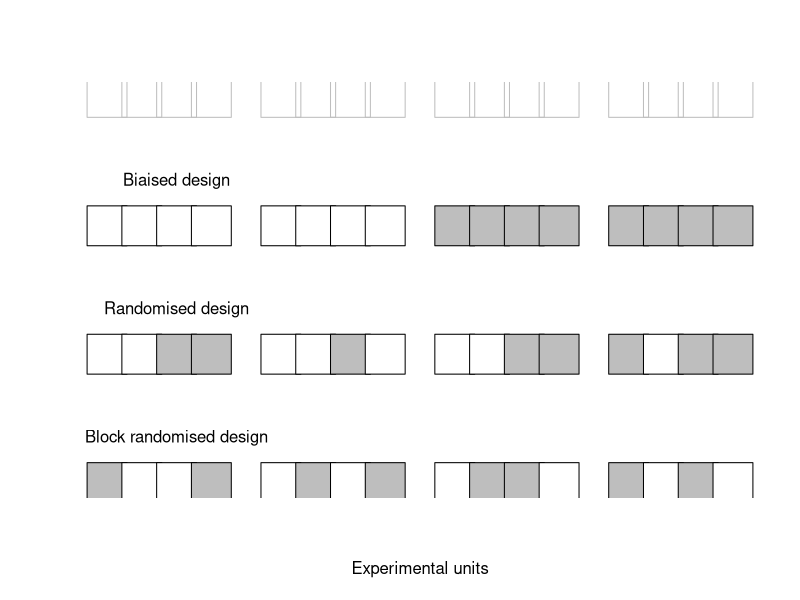
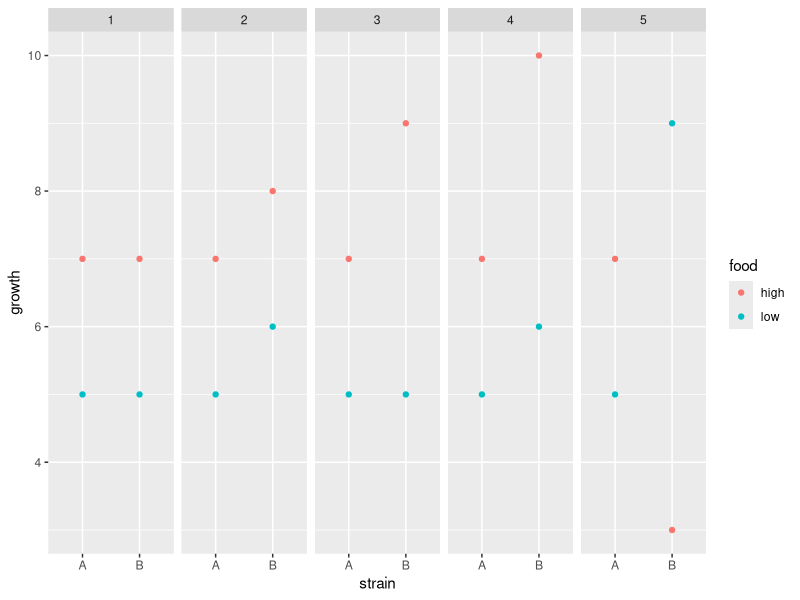
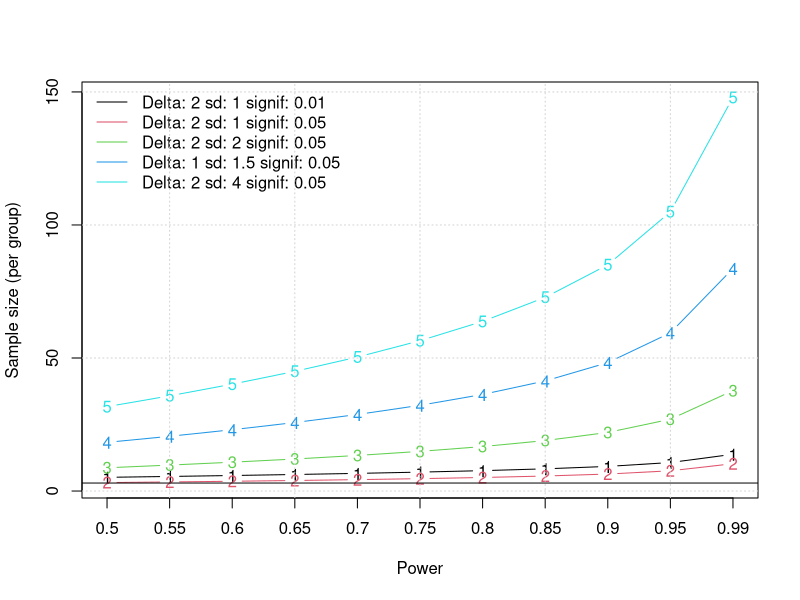

Write the R code that produced these figures, in order.
pdf("moredesigns.pdf", width = 10, height = 9)

library("ggplot2")

xs <- c(1:4, 6:9, 11:14, 16:19)
cex <- 6

plot(0, type = "n", xlim = range(xs), ylim = c(1,4),
     xlab = "Experimental units", ylab = "",
     xaxt = "n", yaxt = "n", bty = "n")

points(xs, rep(4, 16), pch = 22, cex = cex, col = "grey")

points(xs, rep(3, 16), pch = 22, cex = cex, col = "black",
       bg = rep(c("white", "grey"), each = 8))

points(xs, rep(2, 16), pch = 22, cex = cex, col = "black",
       bg = c("white", "white", "grey", "grey",
              "white", "white", "grey", "white",
              "white", "white", "grey", "grey",
              "grey", "white", "grey", "grey"))

points(xs, rep(1, 16), pch = 22, cex = cex, col = "black",
       bg = c("grey", "white", "white", "grey",
              "white", "grey", "white", "grey",
              "white", "grey", "grey", "white",
              "grey", "white", "grey", "white"))

text(3, 3, "Biaised design", pos = 3, offset = 2)
text(3, 2, "Randomised design", pos = 3, offset = 2)
text(3, 1, "Block randomised design", pos = 3, offset = 2)
dev.off()




pdf("interactions.pdf", width = 10, height = 6)
strain <- rep(c("A", "B"), each = 10)
mns <- c(rep(5, 5),
         rep(7, 5),
         c(5, 6, 5, 6, 9),
         c(7, 8, 9, 10, 3))
food <- rep(c(rep("low", 5), rep("high", 5)), 2)
facet <- rep(1:5, 4)
x <- data.frame(strain, growth = mns, food, facet)
ggplot(aes(x = strain, y = growth, colour = food), data = x) +
    geom_point() +
    facet_grid(~facet)
dev.off()


pdf("power.pdf", width = 10, height = 7)
deltas <- c(2, 2, 2, 1, 2)
sds <- c(1, 1, 2, 1.5, 4)
sig <- c(0.01, 0.05, 0.05, 0.05, 0.05)
pw <- c(seq(0.5, 0.95, 0.05), 0.99)
res <- matrix(NA, 11, length(deltas))
rownames(res) <- pw
for (i in 1:length(deltas)) {
    res[, i] <- sapply(pw,
                       function(p) power.t.test(delta = deltas[i],
                                                sd = sds[i],
                                                sig.level = sig[i],
                                                power = p)$n)
}
matplot(res, type = "b",
        col = 1:5,
        lty = 1,
        xaxt = "n",
        xlab = "Power",
        ylab = "Sample size (per group)")
axis(side = 1, at = 1:length(pw), labels = pw)
legend("topleft",
       paste0("Delta: ", deltas, " sd: ", sds, " signif: ", sig),
       lty = 1, bty = "n",
       col = 1:6)
grid()
abline(h = 3)
dev.off()
